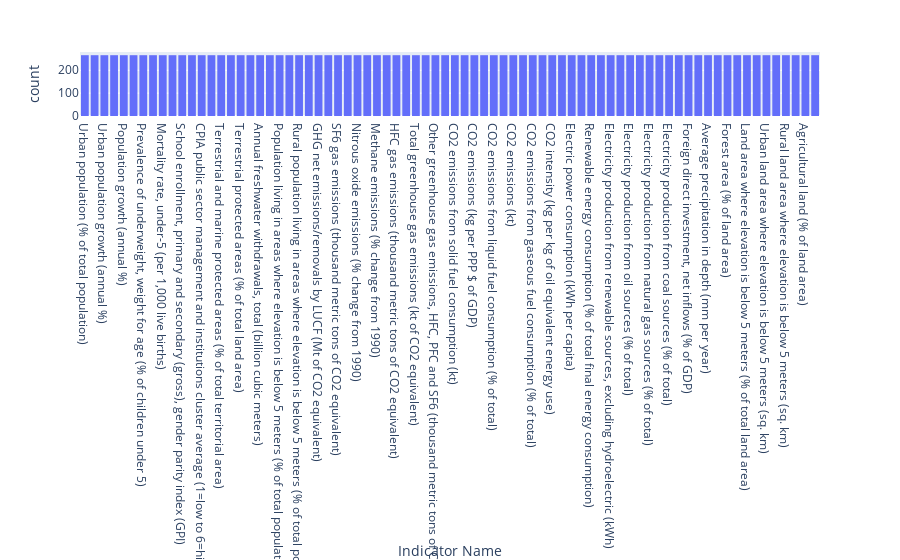

The notebook cell saved with this chart:
### Code cell
px.histogram(df, x="Indicator Name")

### Figure 1 — Plotly figure (JSON) as saved in the notebook; plotly's stock layout.template omitted (floating-point values rounded to 4 significant figures; data arrays with more than 128 entries replaced by an {"elided": "..."} marker saying what was removed)
{"data": [{"alignmentgroup": "True", "bingroup": "x", "hovertemplate": "Indicator Name=%{x}<br>count=%{y}<extra></extra>", "legendgroup": "", "marker": {"color": "#636efa", "pattern": {"shape": ""}}, "name": "", "offsetgroup": "", "orientation": "v", "showlegend": false, "type": "histogram", "x": {"elided": "20216 str values"}, "xaxis": "x", "yaxis": "y"}], "layout": {"barmode": "relative", "legend": {"tracegroupgap": 0}, "margin": {"t": 60}, "xaxis": {"anchor": "y", "domain": [0, 1], "title": {"text": "Indicator Name"}}, "yaxis": {"anchor": "x", "domain": [0, 1], "title": {"text": "count"}}}}
